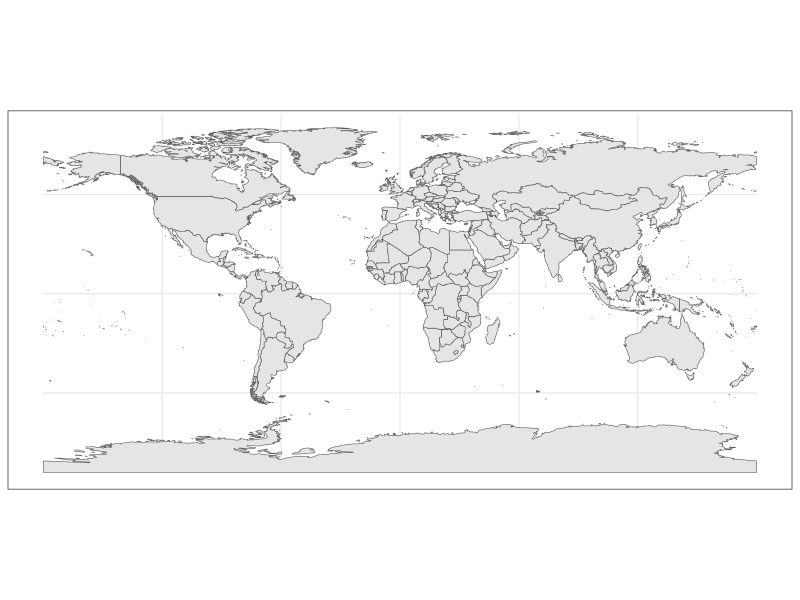

Source code (R): (Note: this script raises an error after producing the figure.)
## ---- chunk 1
knitr::opts_chunk$set(echo = TRUE, # show R code
                      cache = FALSE, # do not cache results
                      message=FALSE, # show messages
                      warning=FALSE) # show warnings

## ---- chunk 2
library("ggplot2")
library("sf")
library("rnaturalearth")
library("rnaturalearthdata")

# Get natural earth world country polygons with `ne_countries()' function
world <- ne_countries(scale = "medium", returnclass = "sf")

# Replacing su_a3
world$su_a3[world$name=="Portugal"] <- "PRT"

# Subset the data
world2 <- world[,c("su_a3", "name", "name_ja", "continent", "label_x", "label_y", "geometry")]
# Set the theme to `theme_bw()'
theme_set(theme_bw())
# Plot the world map with `geom_sf()' function and `ggplot()'
ggplot(data = world2) + geom_sf()

## ---- chunk 3
# Load the data
library(rio)
N_Aff <- rio::import("../Data_output/N_Aff.rds")

# Include Swiss as Europe
N_Aff$EU[N_Aff$country=="CHE"] <- 1

# Subset of EU==1
N_Aff_Europe <- subset(N_Aff, EU==1)

# Data of 2010
N_Aff_Europe_2010 <- subset(N_Aff_Europe, year==2010)

# Combine the data with the world map
world_merged2010 <- merge(world2, N_Aff_Europe_2010, by.x = "su_a3", by.y = "country")

# Data of 2014
N_Aff_Europe_2014 <- subset(N_Aff_Europe, year==2014)

# Combine the data with the world map
world_merged2014 <- merge(world2, N_Aff_Europe_2014, by.x = "su_a3", by.y = "country")


# Data of 2020
N_Aff_Europe_2020 <- subset(N_Aff_Europe, year==2020)

# Combine the data with the world map
world_merged2020 <- merge(world2, N_Aff_Europe_2020, by.x = "su_a3", by.y = "country")

## ---- chunk 4

# Plot the map of the number of Japanese affiliates in Europe

ggp2010 <-ggplot(data = world_merged2010) +
    geom_sf(aes(fill = N), alpha = 0.4) +
    scale_fill_distiller(name="N", palette = "Greens", direction=1, guide = NULL)+
  labs(title="N. of  affiliates in 2010",caption="") +
  coord_sf(xlim = c(-11, 32), ylim = c(70, 35), expand = TRUE)+
   theme(axis.text = element_blank(), axis.title = element_blank()) +
      geom_sf_text(
               aes(label = N), size = 2, color = "black", fontface = "bold",
               position = "dodge")  # label

ggp2010

## ---- chunk 5

ggp2014 <-ggplot(data = world_merged2014) +
    geom_sf(aes(fill = N), alpha = 0.4) +
    scale_fill_distiller(name="N", palette = "Greens", direction=1, guide = NULL)+
  labs(title="N. of  affiliates in 2014",caption="") +
  coord_sf(xlim = c(-11, 32), ylim = c(70, 35), expand = TRUE)+
   theme(axis.text = element_blank(), axis.title = element_blank()) +
      geom_sf_text(
               aes(label = N), size = 2, color = "black", fontface = "bold",
               position = "dodge")  # label

ggp2014

## ---- chunk 6

ggp2020 <-ggplot(data = world_merged2020) +
    geom_sf(aes(fill = N), alpha = 0.4) +
    scale_fill_distiller(name="N", palette = "Greens", direction=1, guide = NULL)+
  labs(title="N. of  affiliates in 2020",caption="") +
  coord_sf(xlim = c(-11, 32), ylim = c(70, 35), expand = TRUE)+
   theme(axis.text = element_blank(), axis.title = element_blank()) +
      geom_sf_text(
               aes(label = N), size = 2, color = "black", fontface = "bold",
               position = "dodge")  # label

ggp2020


## ---- chunk 7
#install.packages("gridExtra")               # Install gridExtra package
library("gridExtra")                        # Load gridExtra package
combined <- grid.arrange(ggp2010, ggp2020, nrow = 1)          # Apply grid.arrange function

library(ggplot2)
ggsave("../EPS/FigA1-map-aff-2010-2020.pdf", plot = combined, width = 10, height = 6, dpi = 300)
## ---- chunk 8
#install.packages("gridExtra")               # Install gridExtra package
library("gridExtra")                        # Load gridExtra package
combined <- grid.arrange(ggp2014, ggp2020, nrow = 1)          # Apply grid.arrange function

library(ggplot2)
ggsave("../EPS/FigA1-map-aff-2014-2020.pdf", plot = combined, width = 10, height = 6, dpi = 300)
## ---- chunk 9
# Load the data "parent.rds"
library(rio)
parent <- rio::import("../Data_output/parent.rds")

## ---- chunk 10
# Collapse the data "parent" by iso and year
library(tidyverse)
N_Parent <- parent %>% 
  group_by(year, iso) %>% 
  summarise(N = n(),
            EU = first(EU_all),
            WN = sum(Ratio),
            Sector = first(Parent_SectorClassNameAlph),
            SectorClass = first(Parent_SectorClass))

# Include Swiss as Europe
N_Parent$EU[N_Parent$iso=="CHE"] <- 1

# Subset of EU==1
N_Parent_Europe <- subset(N_Parent, EU==1)

## ---- chunk 11
# Data of 2014
N_Parentt_Europe_2014 <- subset(N_Parent_Europe, year==2014)


# Combine the data with the world map
world_merged_parent2014 <- merge(world2, N_Parentt_Europe_2014, 
                                 by.x = "su_a3", by.y = "iso")

# Data of 2020
N_Parentt_Europe_2020 <- subset(N_Parent_Europe, year==2020)

# Combine the data with the world map
world_merged_parent2020 <- merge(world2, N_Parentt_Europe_2020, 
                                 by.x = "su_a3", by.y = "iso")

## ---- chunk 12
pmap2014 <- ggplot(data = world_merged_parent2014) +
    geom_sf(aes(fill = N), alpha = 0.4) +
    scale_fill_distiller(name="N", palette = "Greens", direction=1, guide = NULL)+
  labs(title="N. of firms in 2014",caption="") +
  coord_sf(xlim = c(-11, 32), ylim = c(70, 35), expand = TRUE)+
   theme(axis.text = element_blank(), axis.title = element_blank()) +
      geom_sf_text(
               aes(label = N), size = 2, color = "black", fontface = "bold",
               position = "dodge")  # label

pmap2014
## ---- chunk 13
pmap2020 <- ggplot(data = world_merged_parent2020) +
    geom_sf(aes(fill = N), alpha = 0.4) +
    scale_fill_distiller(name="N", palette = "Greens", direction=1, guide = NULL)+
  labs(title="N. of firms in 2020",caption="") +
  coord_sf(xlim = c(-11, 32), ylim = c(70, 35), expand = TRUE)+
   theme(axis.text = element_blank(), axis.title = element_blank()) +
      geom_sf_text(
               aes(label = N), size = 2, color = "black", fontface = "bold",
               position = "dodge")  # label

pmap2020
## ---- chunk 14
#install.packages("gridExtra")               # Install gridExtra package
library("gridExtra")                        # Load gridExtra package
grid.arrange(pmap2014, pmap2020, nrow = 1)          # Apply grid.arrange function
## ---- chunk 15
#install.packages("gridExtra")               # Install gridExtra package
library("gridExtra")                        # Load gridExtra package
grid.arrange(ggp2014, ggp2020, pmap2014, pmap2020, nrow = 2)          # Apply grid.arrange function
